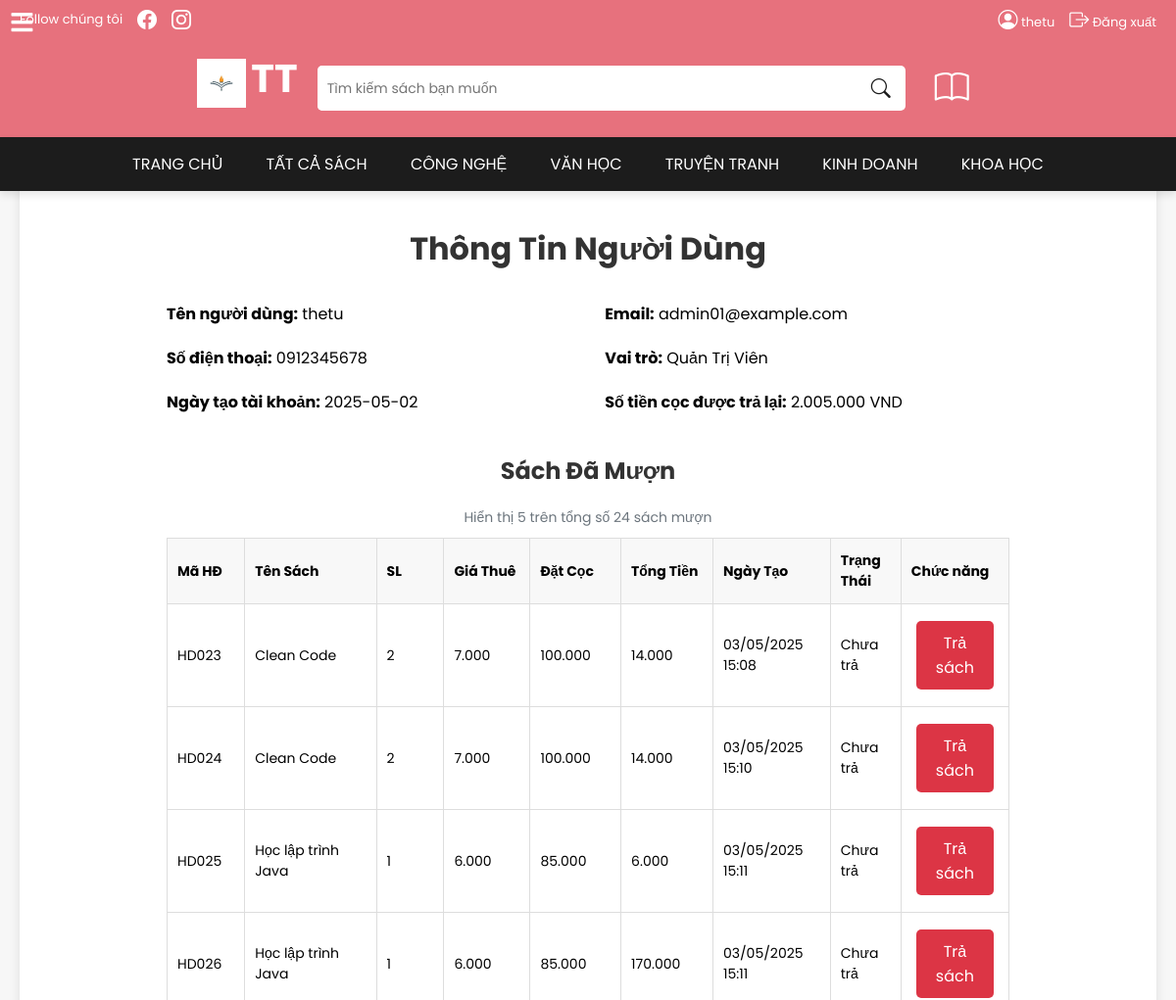
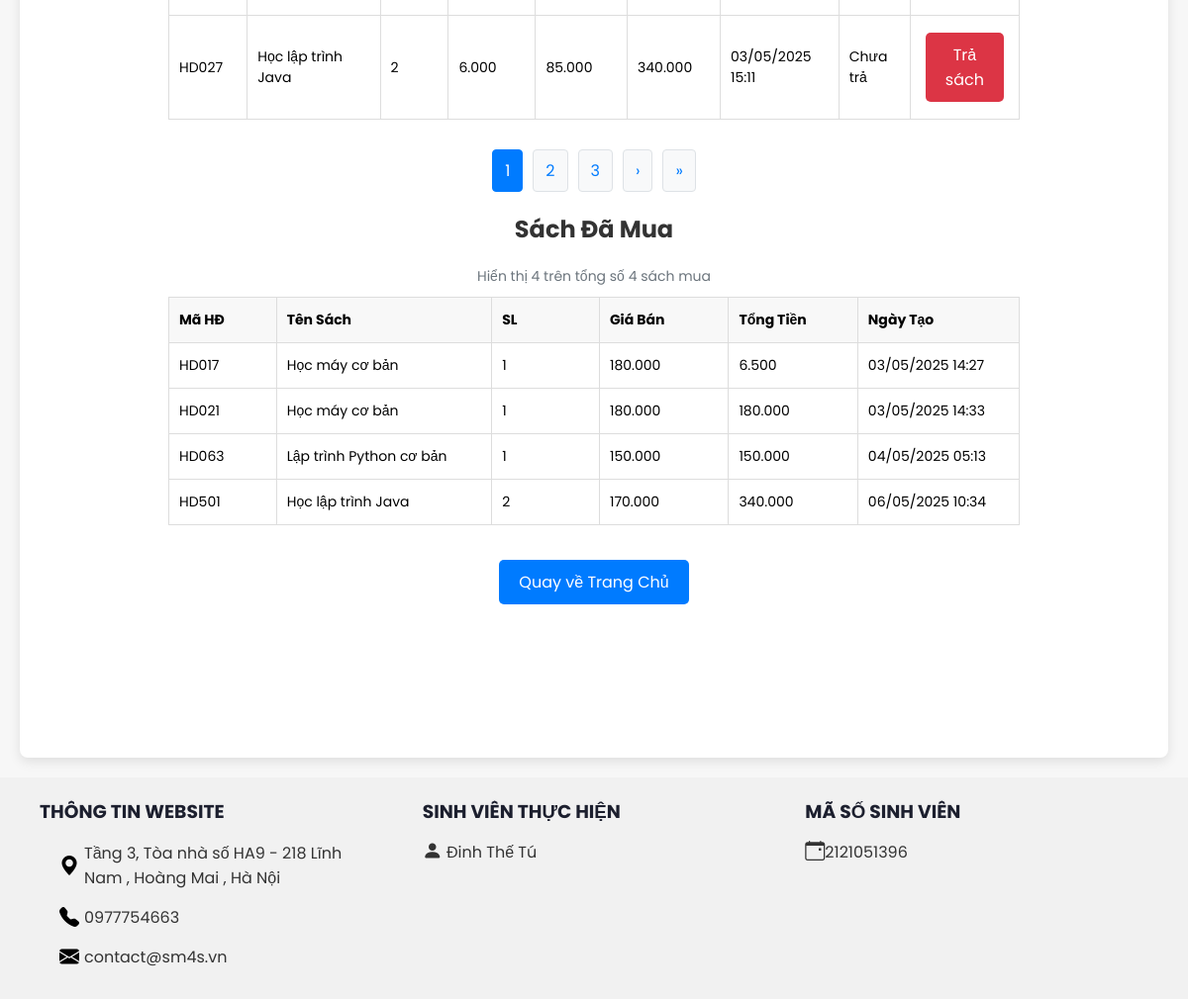
The page /php/nguoidung.php (signed in) on the database its author committed (2 pictures, top to bottom).
### tables this page shows
CREATE TABLE `users` (
  `userID` int(11) NOT NULL,
  `username` varchar(50) NOT NULL,
  `password` varchar(255) NOT NULL,
  `email` varchar(100) NOT NULL,
  `phone` varchar(15) NOT NULL,
  `role` varchar(20) NOT NULL,
  `CreatedAt` date NOT NULL,
  `UpdatedAt` date DEFAULT NULL
);

CREATE TABLE `chitiethoadon` (
  `MaHoaDon` varchar(10) NOT NULL,
  `userID` int(11) NOT NULL,
  `MaSach` varchar(10) NOT NULL,
  `TenSach` varchar(100) NOT NULL,
  `SoLuong` int(11) NOT NULL,
  `GiaDatCoc` decimal(10,2) NOT NULL,
  `GiaThue` decimal(10,2) NOT NULL,
  `GiaBan` decimal(10,2) DEFAULT NULL,
  `TongTien` decimal(10,2) NOT NULL,
  `TrangThai` varchar(20) NOT NULL DEFAULT 'Chưa trả'
);

CREATE TABLE `hoadon` (
  `MaHoaDon` varchar(10) NOT NULL,
  `userID` int(11) NOT NULL,
  `NgayTao` datetime NOT NULL DEFAULT current_timestamp(),
  `TongTien` decimal(10,2) NOT NULL
);

### php/nguoidung.php (the view, shortened to what this page needs)
<?php
$servername = "localhost";
$username = "root";
$password = "";
$dbname = "qly_thuvien";
$conn = new mysqli($servername, $username, $password, $dbname);
$records_per_page = 5;
$page_rent = isset($_GET['page_rent']) ? (int)$_GET['page_rent'] : 1;
$page_buy = isset($_GET['page_buy']) ? (int)$_GET['page_buy'] : 1;
$currentUser = $_SESSION['username'];
$sql_user = "SELECT *,
             CASE
                 WHEN role = 1 THEN 'Quản Trị Viên'
                 WHEN role = 2 THEN 'Thủ Thư'
                 WHEN role = 3 THEN 'Độc Giả'
                 ELSE 'Không xác định'
             END AS VaiTro
             FROM users WHERE username = ?";
$stmt_user = $conn->prepare($sql_user);
$stmt_user->bind_param("s", $currentUser);
$stmt_user->execute();
$user_result = $stmt_user->get_result();
$user = $user_result->fetch_assoc();
$sql_refunded = "SELECT SUM(r.GiaDatCoc) as total_refunded
                 FROM returns r
                 JOIN hoadon h ON r.MaHoaDon = h.MaHoaDon
                 WHERE h.userID = ?";
$stmt_refunded = $conn->prepare($sql_refunded);
$stmt_refunded->bind_param("i", $user['userID']);
$stmt_refunded->execute();
$refunded_result = $stmt_refunded->get_result();
$total_refunded = $refunded_result->fetch_assoc()['total_refunded'] ?? 0;
$sql_rent_count = "SELECT COUNT(*) as total FROM chitiethoadon c
                  JOIN hoadon h ON c.MaHoaDon = h.MaHoaDon
                  WHERE c.GiaDatCoc > 0 AND h.userID = ?";
$stmt_rent_count = $conn->prepare($sql_rent_count);
$stmt_rent_count->bind_param("i", $user['userID']);
$stmt_rent_count->execute();
$result_rent_count = $stmt_rent_count->get_result();
$row_rent_count = $result_rent_count->fetch_assoc();
$total_rented = $row_rent_count['total'];
$total_pages_rent = ceil($total_rented / $records_per_page);
$offset_rent = ($page_rent - 1) * $records_per_page;
$sql_buy_count = "SELECT COUNT(*) as total FROM chitiethoadon c
                 JOIN hoadon h ON c.MaHoaDon = h.MaHoaDon
                 WHERE c.GiaDatCoc = 0 AND c.TongTien > 0 AND h.userID = ?";
$stmt_buy_count = $conn->prepare($sql_buy_count);
$stmt_buy_count->bind_param("i", $user['userID']);
$stmt_buy_count->execute();
$result_buy_count = $stmt_buy_count->get_result();
$row_buy_count = $result_buy_count->fetch_assoc();
$total_purchased = $row_buy_count['total'];
$offset_buy = ($page_buy - 1) * $records_per_page;
$sql_rent = "SELECT c.*, h.NgayTao,
             CASE WHEN EXISTS (SELECT 1 FROM returns r WHERE r.MaHoaDon = c.MaHoaDon AND r.MaSach = c.MaSach) THEN 'Đã trả' ELSE 'Chưa trả' END as TrangThai
             FROM chitiethoadon c
             JOIN hoadon h ON c.MaHoaDon = h.MaHoaDon
             WHERE c.GiaDatCoc > 0 AND h.userID = ?
             LIMIT ? OFFSET ?";
$sql_buy = "SELECT c.*, h.NgayTao
            FROM chitiethoadon c
            JOIN hoadon h ON c.MaHoaDon = h.MaHoaDon
            WHERE c.GiaDatCoc = 0 AND c.TongTien > 0 AND h.userID = ?
            LIMIT ? OFFSET ?";
$rented_books = [];
$purchased_books = [];
$stmt_rent = $conn->prepare($sql_rent);
$stmt_rent->bind_param("iii", $user['userID'], $records_per_page, $offset_rent);
$stmt_rent->execute();
$result_rent = $stmt_rent->get_result();
if ($result_rent->num_rows > 0) {
    while ($row = $result_rent->fetch_assoc()) {
        $rented_books[] = $row;
    }
}
$stmt_buy = $conn->prepare($sql_buy);
$stmt_buy->bind_param("iii", $user['userID'], $records_per_page, $offset_buy);
$stmt_buy->execute();
$result_buy = $stmt_buy->get_result();
if ($result_buy->num_rows > 0) {
    while ($row = $result_buy->fetch_assoc()) {
        $purchased_books[] = $row;
    }
} else {
    error_log("Không tìm thấy sách mua cho userID: " . $user['userID'] . ". Lỗi: " . $conn->error);
}
?>
<!DOCTYPE html>
<html lang="vi">
<head>
</head>
<body>
<?php include 'header2.php'; ?>
<div class="main-content">
    <div class="container">
        <h1>Thông Tin Người Dùng</h1>
        <div class="user-info">
            <p><strong>Tên người dùng:</strong> <?php echo htmlspecialchars($user['username']); ?></p>
            <p><strong>Email:</strong> <?php echo htmlspecialchars($user['email']); ?></p>
            <p><strong>Số điện thoại:</strong> <?php echo htmlspecialchars($user['phone']); ?></p>
            <p><strong>Vai trò:</strong> <?php echo htmlspecialchars($user['VaiTro']); ?></p>
            <p><strong>Ngày tạo tài khoản:</strong> <?php echo htmlspecialchars($user['CreatedAt']); ?></p>
            <p><strong>Số tiền cọc được trả lại:</strong> <?php echo number_format($total_refunded, 0, ',', '.'); ?> VND</p>
        </div>
        <h2>Sách Đã Mượn</h2>
        <?php if ($total_rented > 0): ?>
            <div class="pagination-info">
                Hiển thị <?php echo count($rented_books) ?> trên tổng số <?php echo $total_rented ?> sách mượn
            </div>
            <div class="table-responsive">
                <table>
                    <tr>
                        <th class="col-id">Mã HĐ</th>
                        <th class="col-name">Tên Sách</th>
                        <th class="col-qty">SL</th>
                        <th class="col-price">Giá Thuê</th>
                        <th class="col-price">Đặt Cọc</th>
                        <th class="col-price">Tổng Tiền</th>
                        <th class="col-date">Ngày Tạo</th>
                        <th class="col-status">Trạng Thái</th>
                        <th class="col-action">Chức năng</th>
                    </tr>
                    <?php foreach ($rented_books as $book): ?>
                        <tr>
                            <td><?php echo htmlspecialchars($book['MaHoaDon']); ?></td>
                            <td><?php echo htmlspecialchars($book['TenSach']); ?></td>
                            <td><?php echo htmlspecialchars($book['SoLuong']); ?></td>
                            <td><?php echo number_format($book['GiaThue'], 0, ',', '.'); ?></td>
                            <td><?php echo number_format($book['GiaDatCoc'], 0, ',', '.'); ?></td>
                            <td><?php echo number_format($book['TongTien'], 0, ',', '.'); ?></td>
                            <td><?php echo date('d/m/Y H:i', strtotime($book['NgayTao'])); ?></td>
                            <td><?php echo htmlspecialchars($book['TrangThai']); ?></td>
                            <td>
                                <form method="post">
                                    <button type="submit" name="return_book" class="btn return-btn" <?php echo $book['TrangThai'] == 'Đã trả' ? 'disabled' : ''; ?>>
                                        <?php echo $book['TrangThai'] == 'Đã trả' ? 'Đã trả' : 'Trả sách'; ?>
                                    </button>
                                </form>
                            </td>
                        </tr>
                    <?php endforeach; ?>
                </table>
            </div>
            <?php if ($total_pages_rent > 1): ?>
                <ul class="pagination">
                    <?php
                    $start_page = max(1, $page_rent - 2);
                    $end_page = min($total_pages_rent, $page_rent + 2);
                    for ($i = $start_page; $i <= $end_page; $i++): ?>
                        <li class="<?php echo ($i == $page_rent) ? 'active' : ''; ?>">
                            <a href="?page_rent=<?php echo $i; ?>&page_buy=<?php echo $page_buy; ?>"><?php echo $i; ?></a>
                        </li>
                    <?php endfor; ?>
                    <?php if ($page_rent < $total_pages_rent): ?>
                        <li><a href="?page_rent=<?php echo $page_rent + 1; ?>&page_buy=<?php echo $page_buy; ?>">&rsaquo;</a></li>
                        <li><a href="?page_rent=<?php echo $total_pages_rent; ?>&page_buy=<?php echo $page_buy; ?>">&raquo;</a></li>
                    <?php endif; ?>
                </ul>
            <?php endif; ?>
        <?php else: ?>
            <p class="empty-message">Bạn chưa mượn sách nào.</p>
        <?php endif; ?>
        <h2>Sách Đã Mua</h2>
        <?php if ($total_purchased > 0): ?>
            <div class="pagination-info">
                Hiển thị <?php echo count($purchased_books) ?> trên tổng số <?php echo $total_purchased ?> sách mua
            </div>
            <div class="table-responsive">
                <table>
                    <tr>
                        <th class="col-id">Mã HĐ</th>
                        <th class="col-name">Tên Sách</th>
                        <th class="col-qty">SL</th>
                        <th class="col-price">Giá Bán</th>
                        <th class="col-price">Tổng Tiền</th>
                        <th class="col-date">Ngày Tạo</th>
                    </tr>
                    <?php foreach ($purchased_books as $book): ?>
                        <tr>
                            <td><?php echo htmlspecialchars($book['MaHoaDon']); ?></td>
                            <td><?php echo htmlspecialchars($book['TenSach']); ?></td>
                            <td><?php echo htmlspecialchars($book['SoLuong']); ?></td>
                            <td><?php echo number_format($book['GiaBan'], 0, ',', '.'); ?></td>
                            <td><?php echo number_format($book['TongTien'], 0, ',', '.'); ?></td>
                            <td><?php echo date('d/m/Y H:i', strtotime($book['NgayTao'])); ?></td>
                        </tr>
                    <?php endforeach; ?>
                </table>
            </div>
        <?php else: ?>
            <p class="empty-message">Bạn chưa mua sách nào.</p>
        <?php endif; ?>
        <div class="actions">
            <a href="trangchu.php" class="btn home-btn">Quay về Trang Chủ</a>
        </div>
    </div>
</div>
<?php include 'footer.php'; ?>
</body>
</html>

### php/nguoidung.php (style rules this page uses)
* { margin: 0; padding: 0; box-sizing: border-box; }
html, body { height: 100%; font-family: 'Segoe UI', Tahoma, Geneva, Verdana, sans-serif; background-color: #f8f8f8; }
body { display: flex; flex-direction: column; min-height: 100vh; }
.main-content { flex: 1; padding: 20px; margin-top: 60px; width: 100%; }
.container { background-color: #fff; width: 100%; max-width: 1200px; padding: 150px; border-radius: 8px; box-shadow: 0 4px 12px rgba(0, 0, 0, 0.1); margin: 0 auto; }
h1, h2 { color: #333; margin-bottom: 20px; text-align: center; }
.user-info { margin-bottom: 30px; font-size: 16px; display: flex; flex-wrap: wrap; justify-content: space-between; }
.user-info p { margin: 10px 0; flex: 0 0 48%; }
.table-responsive { overflow-x: auto; margin-bottom: 30px; }
table { width: 100%; border-collapse: collapse; min-width: 800px; }
th, td { padding: 12px 10px; border: 1px solid #ddd; text-align: left; font-size: 14px; }
th { background-color: #f8f8f8; font-weight: bold; position: sticky; top: 0; z-index: 10; }
.actions { text-align: center; margin-top: 20px; }
.btn { padding: 10px 20px; border: none; border-radius: 5px; font-size: 16px; cursor: pointer; text-decoration: none; display: inline-block; margin: 5px; }
.pagination { display: flex; justify-content: center; margin: 20px 0; list-style-type: none; padding: 0; }
.pagination li { margin: 0 5px; }
.pagination li a { display: block; padding: 8px 12px; text-decoration: none; background-color: #f8f9fa; color: #007bff; border-radius: 4px; border: 1px solid #dee2e6; transition: all 0.3s; }
.pagination li.active a { background-color: #007bff; color: white; border-color: #007bff; }
.pagination-info { text-align: center; margin-bottom: 10px; color: #6c757d; font-size: 14px; }
.return-btn { background-color: #dc3545; color: white; }
.home-btn { background-color: #007bff; color: white; }
.col-id { width: 10%; }
.col-name { width: 20%; }
.col-qty { width: 10%; }
.col-price { width: 12%; }
.col-date { width: 15%; }
.col-status { width: 10%; }
.col-action { width: 12%; }

### php/header2.php (style rules this page uses)
* { margin: 0; padding: 0; box-sizing: border-box; }
body { font-family: Arial, sans-serif; background-color: #f7f7f7; z-index: 1000; }

### php/menu_left.php (style rules this page uses)
* { margin: 0; padding: 0; box-sizing: border-box; font-family: 'Poppins', sans-serif; }

### rows shown on the page
users: username "thetu", email "admin01@example.com", phone "0912345678", CreatedAt "2025-05-02"
chitiethoadon: MaHoaDon "HD023", TenSach "Clean Code", SoLuong "2", GiaThue "7.000", GiaDatCoc "100.000", TongTien "14.000", MaHoaDon.NgayTao "03/05/2025 15:08", TrangThai "Chưa trả"
chitiethoadon: MaHoaDon "HD024", TenSach "Clean Code", SoLuong "2", GiaThue "7.000", GiaDatCoc "100.000", TongTien "14.000", MaHoaDon.NgayTao "03/05/2025 15:10", TrangThai "Chưa trả"
chitiethoadon: MaHoaDon "HD025", TenSach "Học lập trình Java", SoLuong "1", GiaThue "6.000", GiaDatCoc "85.000", TongTien "6.000", MaHoaDon.NgayTao "03/05/2025 15:11", TrangThai "Chưa trả"
chitiethoadon: MaHoaDon "HD026", TenSach "Học lập trình Java", SoLuong "1", GiaThue "6.000", GiaDatCoc "85.000", TongTien "170.000", MaHoaDon.NgayTao "03/05/2025 15:11", TrangThai "Chưa trả"
chitiethoadon: MaHoaDon "HD027", TenSach "Học lập trình Java", SoLuong "2", GiaThue "6.000", GiaDatCoc "85.000", TongTien "340.000", MaHoaDon.NgayTao "03/05/2025 15:11", TrangThai "Chưa trả"
chitiethoadon: MaHoaDon "HD017", TenSach "Học máy cơ bản", SoLuong "1", GiaBan "180.000", TongTien "6.500", MaHoaDon.NgayTao "03/05/2025 14:27"
chitiethoadon: MaHoaDon "HD021", TenSach "Học máy cơ bản", SoLuong "1", GiaBan "180.000", TongTien "180.000", MaHoaDon.NgayTao "03/05/2025 14:33"
chitiethoadon: MaHoaDon "HD063", TenSach "Lập trình Python cơ bản", SoLuong "1", GiaBan "150.000", TongTien "150.000", MaHoaDon.NgayTao "04/05/2025 05:13"
chitiethoadon: MaHoaDon "HD501", TenSach "Học lập trình Java", SoLuong "2", GiaBan "170.000", TongTien "340.000", MaHoaDon.NgayTao "06/05/2025 10:34"

### other values the page prints
$_SESSION['username'] "thetu"
$user['VaiTro'] "Quản Trị Viên"
$total_refunded "2.005.000"
count($rented_books) "5"
$total_rented "24"
count($purchased_books) "4"
$total_purchased "4"
$address "Tầng 3, Tòa nhà số HA9 - 218 Lĩnh Nam , Hoàng Mai , Hà Nội"
$phone "0977754663"
$email "contact@sm4s.vn"
